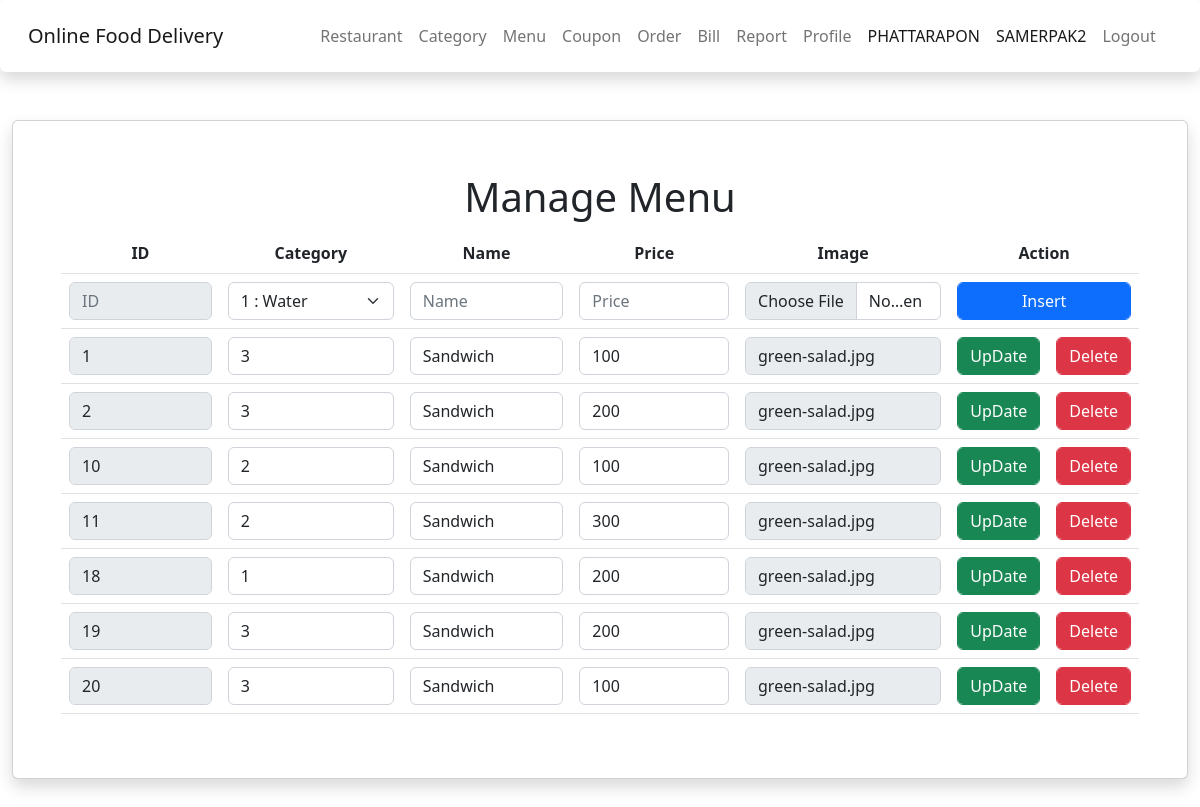
The page /restaurant/manage_menu.php (signed in) on the database its author committed.
### tables this page shows
CREATE TABLE `menu` (
  `menu_id` int(11) NOT NULL,
  `res_id` int(11) NOT NULL,
  `cate_menu_id` int(11) NOT NULL,
  `menu_name` varchar(50) NOT NULL,
  `menu_price` float NOT NULL,
  `m_img` varchar(50) NOT NULL
);

### restaurant/manage_menu.php (the view, shortened to what this page needs)
<!DOCTYPE html>
<html lang="en">
<head>
    <?php include('../asset/head/head-rest.php'); ?>
</head>
<body>
    <div class="container-fluid content">
        <div class="card shadow p-5 mb-5 bg-body rounded">
            <h1 align="center" class="p-1">Manage Menu</h1>
            <div class="table-responsive">
                <table class="table">
                    <thead align="center">
                        <th>ID</th>
                        <th>Category</th>
                        <th>Name</th>
                        <th>Price</th>
                        <th>Image</th>
                        <th colspan="2">Action</th>
                    </thead>
                    <tbody>
                        <form action="config_menu.php" method="POST" enctype="multipart/form-data">
                            <td><input type="text" name="menu_id" class="form-control" placeholder="ID" disabled></td>
                            <td><select name="cate_menu_id" class="form-select">
                                <option value="1">1 : Water</option>
                            </select></td>
                            <td><input type="text" name="menu_name" class="form-control" placeholder="Name"></td>
                            <td><input type="text" name="menu_price" class="form-control" placeholder="Price"></td>
                            <td><input type="file" name="file" class="form-control"></td>
                            <center>
                                <td colspan="2"><button type="submit" name="insert"
                                        class="btn btn-primary form-control">Insert</button></td>
                            </center>
                        </form>
                    </tbody>
                    <?php
                    include('../connect.php');
                    $sql = "SELECT * FROM menu ";
                    $query = mysqli_query($conn, $sql);
                    while ($result = mysqli_fetch_array($query)) {
                        ?>
                        <tbody>
                            <form action="config_menu.php" method="POST">
                                <td><input type="text" name="menu_id" class="form-control"
                                        value="<?php echo $result['menu_id']; ?>" disabled></td>
                                <td><input type="text" name="cate_menu_id" class="form-control"
                                        value="<?php echo $result['cate_menu_id']; ?>"></td>
                                <td><input type="text" name="menu_name" class="form-control"
                                        value="<?php echo $result['menu_name']; ?>"></td>
                                <td><input type="text" name="menu_price" class="form-control"
                                        value="<?php echo $result['menu_price']; ?>"></td>
                                <td><input type="text" name="m_img" class="form-control"
                                        value="<?php echo $result['m_img']; ?>" disabled></td>
                                <td><button type="submit" name="update"
                                        class="btn btn-success  form-control">UpDate</button>
                                </td>
                                <td><button type="submit" name="delete" class="btn btn-danger form-control">Delete</button>
                                </td>
                        </tbody>
                    <?php } ?>
                </table>
            </div>
        </div>
    </div>
</body>
</html>

### rows shown on the page
menu: menu_id "1", cate_menu_id "3", menu_name "Sandwich", menu_price "100", m_img "green-salad.jpg"
menu: menu_id "2", cate_menu_id "3", menu_name "Sandwich", menu_price "200", m_img "green-salad.jpg"
menu: menu_id "10", cate_menu_id "2", menu_name "Sandwich", menu_price "100", m_img "green-salad.jpg"
menu: menu_id "11", cate_menu_id "2", menu_name "Sandwich", menu_price "300", m_img "green-salad.jpg"
menu: menu_id "18", cate_menu_id "1", menu_name "Sandwich", menu_price "200", m_img "green-salad.jpg"
menu: menu_id "19", cate_menu_id "3", menu_name "Sandwich", menu_price "200", m_img "green-salad.jpg"
menu: menu_id "20", cate_menu_id "3", menu_name "Sandwich", menu_price "100", m_img "green-salad.jpg"

### other values the page prints
$_SESSION["mem_name"] "PHATTARAPON"
$_SESSION["mem_last"] "SAMERPAK2"
